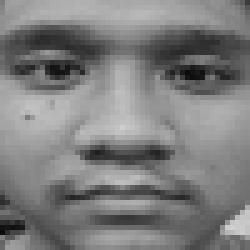
#> input picture Activity_03/Faces/Buki1.jpg, 50 x 50 px (shown 5 times larger); its folder holds only this picture in this run
$ jupyter execute --allow-errors Activity_03.ipynb   (shell and % lines are left out)
#> lines starting #> are read from the running program, lines starting #| are printed output that depends on the picture
[cell 1]
import numpy as np
import matplotlib.pyplot as plt
import pandas as pd
import glob
from sklearn.decomposition import PCA, IncrementalPCA
from tqdm import tqdm

[cell 2]
def rgb2gray(rgb):
    if len(rgb.shape) > 2: return np.dot(rgb[...,:3], [0.2989, 0.5870, 0.1140])
    else: return rgb

[cell 3]
def normalization_min_max(X):
    return (X - X.min()) / (X.max() - X.min())
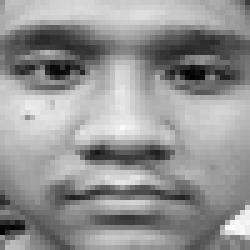
#> returned value: shape (50, 50) float64 (shown 5 times larger); min 0, max 1, mean 0.581

### Load the data

[cell 4]
faces = sorted(glob.glob("Faces/*"))

[cell 5]
plt.figure(figsize = (1*9*2,1*2*2))

#> (the rest of this cell did not finish here and is left out)

### Apply PCA and record metrics

[cell 6]
X = np.array([rgb2gray(plt.imread(i)).flatten() for i in faces])

pca = PCA(len(faces))
pca.fit(X)

mean = pca.mean_
evecs = pca.components_
evals = pca.explained_variance_ratio_

explained = pca.explained_variance_ratio_.cumsum() * 100

[cell 7]
#Dataset
plt.figure(figsize = (6,6))
plt.imshow(X, cmap = 'gray',  extent = [0, 2500, 0, 70], aspect = 40)
#plt.savefig('Figures/flattened_image.png', dpi = 300, bbox_inches = 'tight')
plt.show()
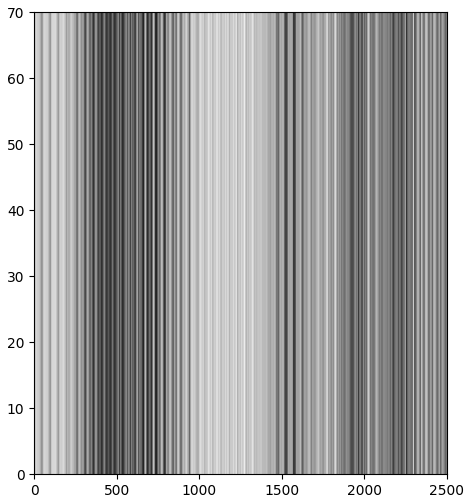
#> figure drawn by matplotlib, 1 panel

### Measure number of principal components required to explain 99%

[cell 8]
accuracy = 99
k = np.argmax(explained>accuracy)
print("Number of components explaining 99% variance: "+ str(k+1))

[cell 9]
plt.figure(figsize=[10,5])
plt.plot(np.arange(0,len(faces))+1, explained, 'o-', color = 'black')
plt.ylabel('Cumulative explained variance ratio', fontsize = 14)
plt.xlabel('number of principal components', fontsize = 14)
plt.axvline(x=k+1, color="blue", linewidth = 1)
plt.axhline(y=accuracy, color="red", linewidth = 1)
#plt.savefig('Figures/variance_explained.png', bbox_inches = 'tight', dpi = 200)
plt.show()
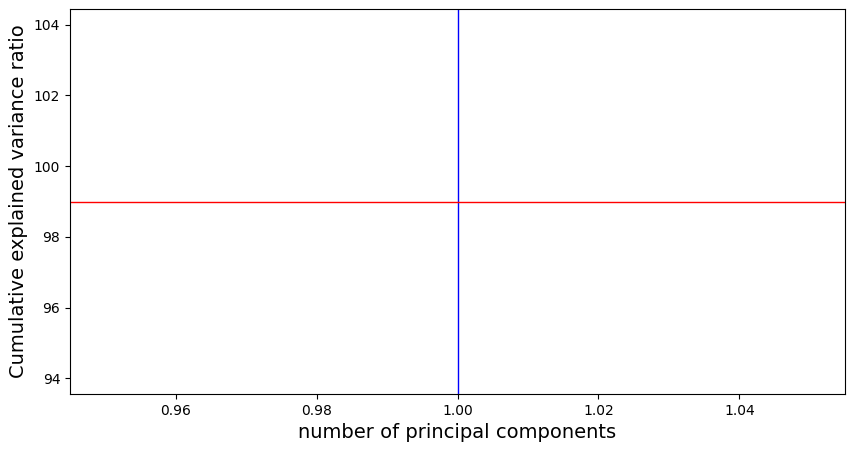
#> figure drawn by matplotlib, 1 panel
#> `test_image = rgb2gray(plt.imread(faces[i])).flatten()`: test_image = 2500 values, max 208 at index 2296, min 12 at index 737, mean 125.9

[cell 10]
plt.figure(figsize = (15,9))
#> (the rest of this cell did not finish here and is left out)

### Reconstruct image using the 15 PCs

[cell 11]
def reconstruct_image(k, test, mean):
#> called with k = 15, test = array of shape (2500,), mean = array of shape (2500,)
    PC = evecs[0:k,].T
    test_less_mean = test - mean
#> test_less_mean = 2500 values from 0 to 0
    a = PC.T @ test_less_mean
#> a = [0]
    recons = PC @ a
#> recons = 2500 values from 0 to 0
    recons_plus_mean= recons + mean
#> recons_plus_mean has the same summary as test_image outside reconstruct_image
    return recons_plus_mean

[cell 12]
plt.figure(figsize = (1*10*1.5,1*7*1.5))

#> (the rest of this cell did not finish here and is left out)

[cell 13]
#Faces not constructed properly
indices = [15,30,35,40,55,60]

plt.figure(figsize = (9,6))
#> (the rest of this cell did not finish here and is left out)

### Compute RMSE and SSIM

[cell 14]
from sklearn.metrics import mean_squared_error
from skimage.metrics import structural_similarity

[cell 15]
RMSE = np.zeros([len(faces),len(faces)])
SSIM = np.zeros([len(faces),len(faces)])

for i,j in tqdm(enumerate(faces)):
    test_image = rgb2gray(plt.imread(j)).flatten()
    rmse = []
    ssim = []
    for component in range(len(faces)):
        reconstructed_image = reconstruct_image(component+1,test_image,mean).reshape((50,50))
        rmse_val = np.sqrt(mean_squared_error(test_image.reshape((50,50)),reconstructed_image))
        ssim_val = structural_similarity(test_image.reshape((50,50)).astype(float), reconstructed_image)
        rmse.append(rmse_val)
        ssim.append(ssim_val)
#> this loop made 1 pass
#> (a in reconstruct_image, rmse_val, ssim_val) on pass 1: ([0], 0, 1)
#> after the loop, rmse = [0]; ssim = [1]
    RMSE[i] = np.array(rmse)
    SSIM[i] = np.array(ssim)
